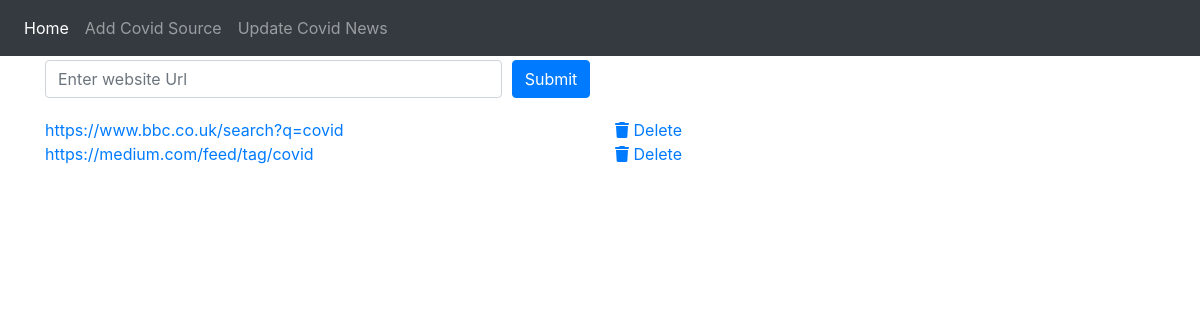
/addcovidsource, run on an earlier commit of the app's database.
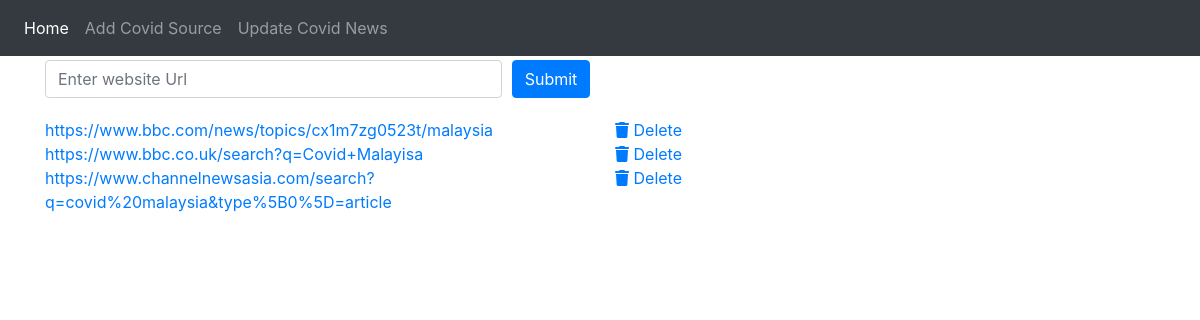
And on a later commit of the database.
### app/models.py (models this page shows)
class CovidContentLink(models.Model):
  id= models.TextField(primary_key=True)
  url = models.TextField()

### app/views.py (the view)
# urls.py: path('addcovidsource', addcovidsource,name='addcovidsource'),
def addcovidsource(request):
    if request.method == 'GET':
        covidContentLinks = CovidContentLink.objects.all()
        context = {  'links': covidContentLinks,}
        return render(request,'addsource.html',context)
    elif request.method == 'POST':
        id =str(uuid.uuid4())
        isCreated = CovidContentLink.objects.get_or_create(id=id,url= request.POST.get('weblink'))
        return redirect('/addcovidsource')
    else:
        return redirect('/')

### app/templates/addsource.html (shortened to what this page needs)
{% extends 'links.html' %} {% load static%} {% block content %}
<div class="container">
<form action="/addcovidsource" method="POST">
  <div class="form-row align-items-center">
    <div class="col-5 my-1">
      <input
        type="url"
        required
        name="weblink"
        class="form-control"
        id="urlInput"
        placeholder="Enter website Url"
      />
    </div>
    <div class="col-3 my-1">
      <button type="submit" class="btn btn-primary">Submit</button>
    </div>
  </div>
</form>
{% for p in links %}
<div class="row">
<div class="col-6">
<a href="{{p.url}}">{{p.url}}</a>
</div>
<div class="col">
<a href="{% url 'deletecovidsource' %}?id={{p.id}}"><i class="fas fa-trash"></i> Delete</a>
</div>
</div>
{% endfor %}
</div>
{% endblock %}

### app/templates/links.html (shortened to what this page needs)
{% load static %}
<html>
    <head>
        <link rel="stylesheet" href="https://stackpath.bootstrapcdn.com/bootstrap/4.5.0/css/bootstrap.min.css">
         <link rel="stylesheet" type="text/css" href="{% static "fontawesome/css/all.min.css" %}" />
    </head>
    <body>
        {% include 'navbar.html' %}
        {% block content %}
        {% endblock %}
        <br>
    </body>
</html>

### app/templates/navbar.html (shortened to what this page needs)
{% load static %}
<nav class="navbar navbar-expand-lg navbar-dark bg-dark">
  <div class="collapse navbar-collapse" id="navbarNav">
    <ul class="navbar-nav">
      <li class="nav-item active">
        <a class="nav-link" href="{% url 'home' %}">Home</a>
      </li>
      <li class="nav-item ">
        <a class="nav-link" href="{% url 'addcovidsource' %}">Add Covid Source</a>
      </li>
      <li class="nav-item">
        <a class="nav-link" href="{% url 'updatecovid' %}">Update Covid News</a>
      </li>
    </ul>
  </div>
</nav>

What changed in the data, as far as the page shows it:
removed CovidContentLink: url "https://www.bbc.co.uk/search?q=covid"
removed CovidContentLink: url "https://medium.com/feed/tag/covid"
added CovidContentLink: url "https://www.bbc.com/news/topics/cx1m7zg0523t/malaysia"
added CovidContentLink: url "https://www.bbc.co.uk/search?q=Covid+Malayisa"
added CovidContentLink: url "https://www.channelnewsasia.com/search?q=covid%20malaysia&type%5B0%5D=article"
